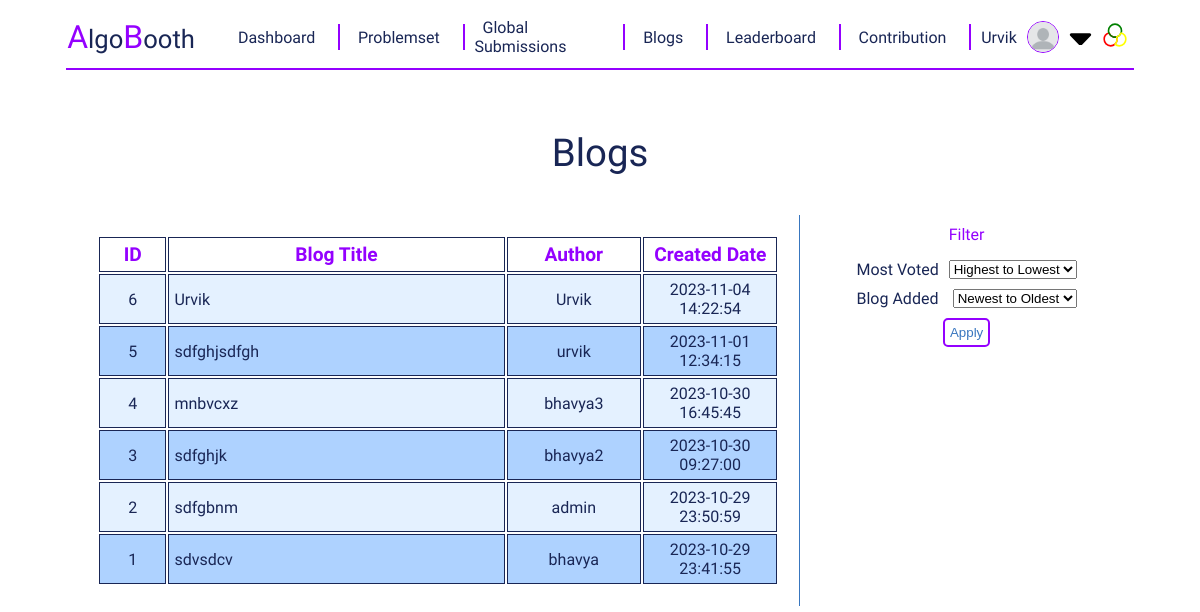
/blog/ (signed in), run on an earlier commit of the app's database.
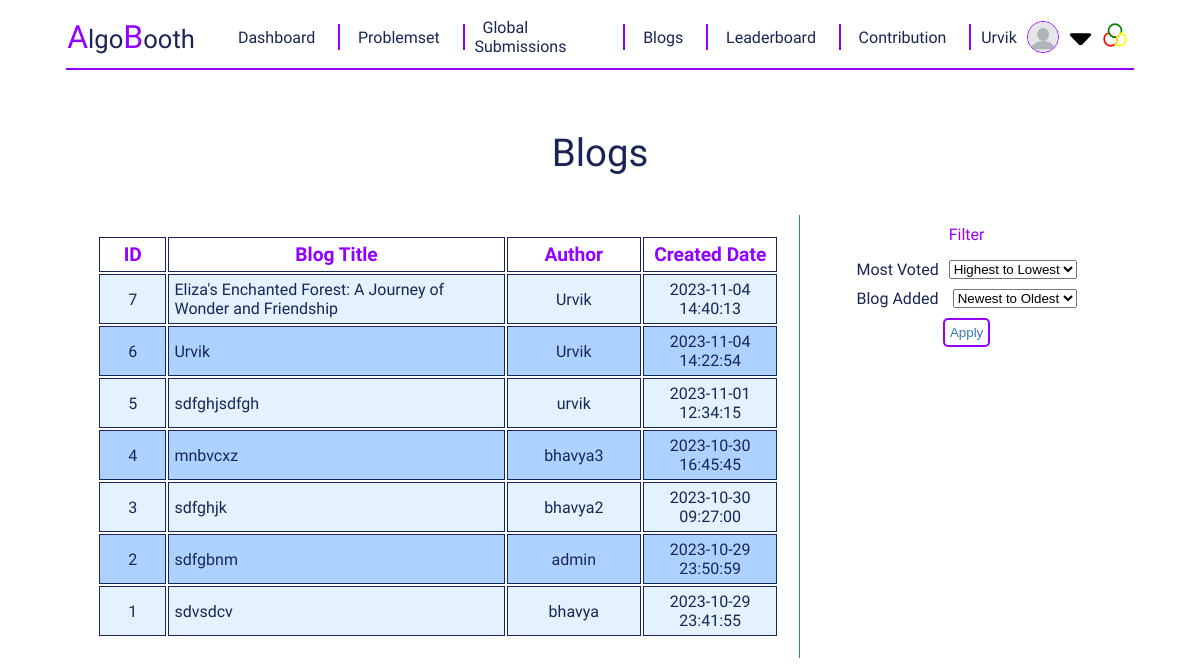
And on a later commit of the database.
### addBlog/models.py (models this page shows)
class Blog(models.Model) :
    author = models.ForeignKey(settings.AUTH_USER_MODEL, on_delete=models.CASCADE)
    title = models.CharField(max_length = 100)
    content = models.TextField()
    image = models.ImageField(upload_to="media/blog_image")
    added_date = models.DateTimeField(auto_now_add = True)
    likes = models.IntegerField(default=0)
    dislikes = models.IntegerField(default=0)
    class Meta:
        db_table = "blog"

### register/models.py (models this page shows)
class CustomUser(AbstractUser):
    country = models.CharField(max_length=100,blank=True, null=True)
    university_name = models.CharField(max_length=100,blank=True, null=True)
    profile_image = models.ImageField(upload_to='profile_image/', blank=True, null=True,default='profile_image/blank-profile-picture.png')

### blogPage/views.py (the view, shortened to what this page needs)
# urls.py: path('' , blog_page , name = "blog_page"),
def blog_page(request) :
    blog = Blog.objects.filter().order_by('-added_date')
    return render(request , "blog_page.html" , {'blog' : blog})

### blogPage/templates/blog_page.html (shortened to what this page needs)
{% extends "base.html" %}
{% load static %}
{% block add_css_file %}
    <link href='{% static "styles/problem_page.css" %}' rel="stylesheet">
    <link href='{% static "styles/blog_page.css" %}' rel="stylesheet">
{% endblock add_css_file %}
{% block content %}
    <div id = "problem-page-container">
        <div id = "problem-title">
            Blogs
        </div>
        <div id = "sub-container">
            <div id = "left-side">
                <div id = "problem-list-container">
                    <table id = "problem-list-table">
                        <thead>
                            <tr>
                                <th>ID</th>
                                <th>Blog Title</th>
                                <th>Author</th>
                                <th>Created Date</th>
                            </tr>
                        </thead>
                        <tbody>
                            {% for blog in blog %}
                                <tr>
                                    <td>{{blog.id}}</td>
                                    <td><a href="{% url 'blog_details' blog.id %}">{{blog.title}}</a></td>
                                    <td>{{blog.author}}</td>
                                    <td>{{blog.added_date|date:"Y-m-d H:i:s"}}</td>
                                </tr>
                            {% endfor %}
                        </tbody>
                    </table>
                </div>
            </div>
            <div id = "right-side">
                <div class = "right-side-sub-container">
                    <div class = "sub-container-title">
                        Filter
                    </div>
                    <div id = "filter-container" class = "vertical-flex-div">
                        <form method = "post">
                            <div class = "vertical-flex-div">
                                <div class = "range-div">
                                    <label for="">Most Voted</label>
                                    <div class = "horizontal-flex-div">
                                        <select name="filter1">
                                            <option value="htl">Highest to Lowest</option>
                                        </select>
                                    </div>
                                </div>
                                <div class = "range-div">
                                    <label for="">Blog Added</label>
                                    <div class = "horizontal-flex-div">
                                        <select name="filter2">
                                            <option value="nto">Newest to Oldest</option>
                                        </select>
                                    </div>
                                </div>
                                <input class = "btn" type="submit" name="submit" value="Apply">
                            </div>
                        </form>
                    </div>
                </div>
            </div>
        </div>
    </div>
{% endblock content %}

What changed in the data, as far as the page shows it:
added Blog: id "7", title "Eliza's Enchanted Forest: A Journey of Wonder and Friendship", author "Urvik", added_date "2023-11-04 14:40:13"
